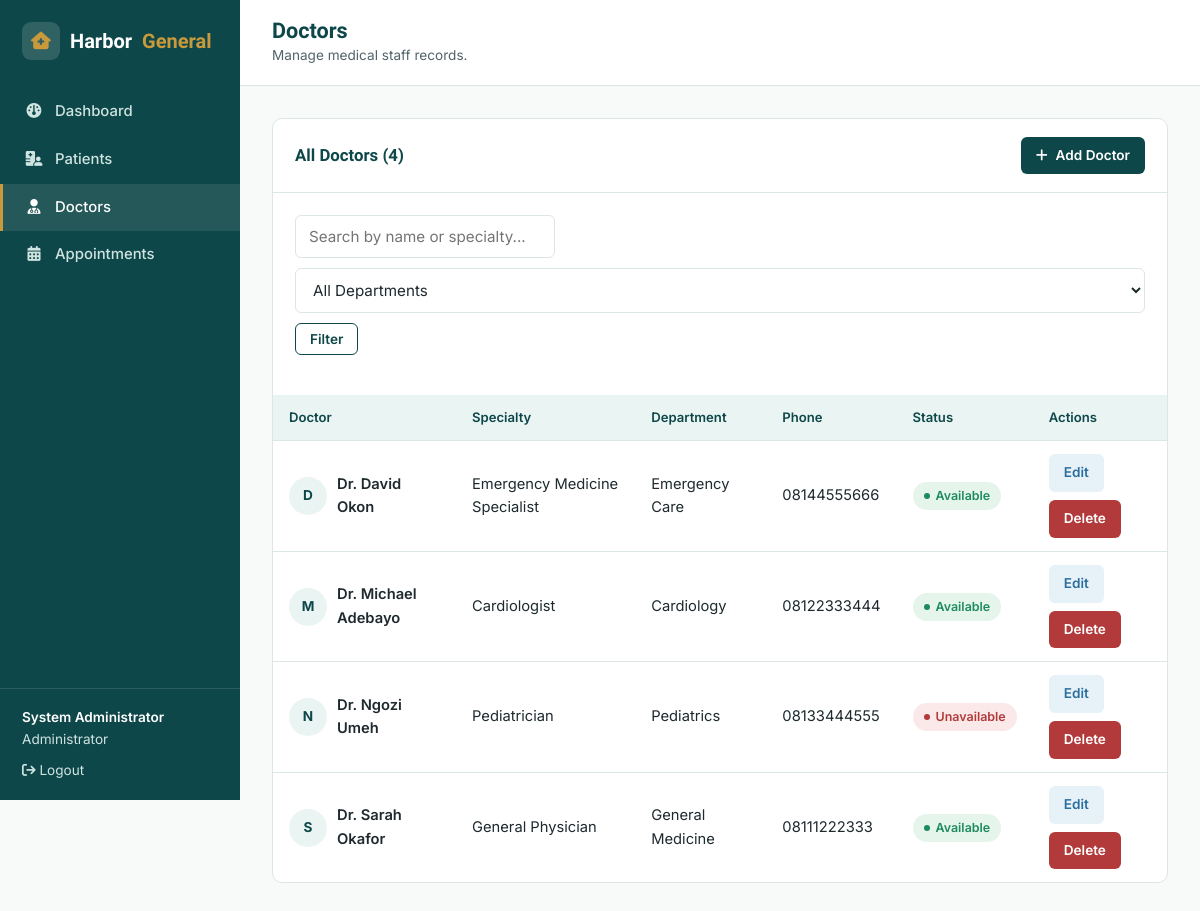
Screenshot of /doctors_manage.php (signed in) with the database file from the repository.
### tables this page shows
CREATE TABLE doctors (
    id INT AUTO_INCREMENT PRIMARY KEY,
    full_name VARCHAR(100) NOT NULL,
    specialty VARCHAR(100) NOT NULL,
    department VARCHAR(100) NOT NULL,
    phone VARCHAR(30) NOT NULL,
    email VARCHAR(100) NULL,
    status ENUM('Available','Unavailable') NOT NULL DEFAULT 'Available',
    created_at TIMESTAMP DEFAULT CURRENT_TIMESTAMP
);

### doctors_manage.php (the view, shortened to what this page needs)
<?php
require_once 'includes/db.php';
$search = trim($_GET['q'] ?? '');
$sql = "SELECT * FROM doctors WHERE 1=1";
$params = [];
$sql .= " ORDER BY full_name ASC";
$stmt = $pdo->prepare($sql);
$stmt->execute($params);
$doctors = $stmt->fetchAll();
require_once 'includes/app_header.php';
?>
<div class="panel">
  <div class="panel-head">
    <h2>All Doctors (<?= count($doctors) ?>)</h2>
    <a href="doctor_add.php" class="btn btn-primary btn-sm"><i class="fa-solid fa-plus"></i> Add Doctor</a>
  </div>
  <div class="panel-body">
    <form method="GET" action="doctors_manage.php" class="filters-bar">
      <input type="text" name="q" placeholder="Search by name or specialty..." value="<?= htmlspecialchars($search) ?>" style="max-width:260px;">
      <select name="department" onchange="this.form.submit()">
        <option value="">All Departments</option>
      </select>
      <button type="submit" class="btn btn-outline btn-sm">Filter</button>
    </form>
  </div>
  <?php if (count($doctors) === 0): ?>
    <div class="empty-state">
      <span class="icon-badge"><i class="fa-solid fa-user-doctor"></i></span>
      <h3>No doctors found</h3>
      <p>Add a doctor to the system to get started.</p>
      <a href="doctor_add.php" class="btn btn-accent btn-sm">Add Doctor</a>
    </div>
  <?php else: ?>
    <div class="table-wrap">
      <table class="data-table">
        <thead>
          <tr>
            <th>Doctor</th>
            <th>Specialty</th>
            <th>Department</th>
            <th>Phone</th>
            <th>Status</th>
            <th>Actions</th>
          </tr>
        </thead>
        <tbody>
          <?php foreach ($doctors as $d): ?>
            <tr>
              <td>
                <div class="name-cell">
                  <span class="avatar-circle"><?= htmlspecialchars(strtoupper(substr($d['full_name'], 0, 1))) ?></span>
                  <div style="font-weight:600;">Dr. <?= htmlspecialchars($d['full_name']) ?></div>
                </div>
              </td>
              <td><?= htmlspecialchars($d['specialty']) ?></td>
              <td><?= htmlspecialchars($d['department']) ?></td>
              <td><?= htmlspecialchars($d['phone']) ?></td>
              <td><span class="badge <?= $d['status'] === 'Available' ? 'badge-available' : 'badge-unavailable' ?>"><?= htmlspecialchars($d['status']) ?></span></td>
              <td>
                <div class="row-actions">
                  <a href="doctor_edit.php?id=<?= $d['id'] ?>" class="btn btn-sm" style="background:var(--hg-info-bg);color:var(--hg-info);">Edit</a>
                  <a href="doctors_manage.php?delete=<?= $d['id'] ?>" class="btn btn-danger btn-sm" data-confirm="Delete Dr. <?= htmlspecialchars(addslashes($d['full_name'])) ?>? This cannot be undone.">Delete</a>
                </div>
              </td>
            </tr>
          <?php endforeach; ?>
        </tbody>
      </table>
    </div>
  <?php endif; ?>
</div>
<?php require_once 'includes/app_footer.php'; ?>

### css/style.css (style rules this page uses)
:root { --hg-primary-dark: #0E4749; --hg-primary: #147D7D; --hg-primary-light: #EAF5F3; --hg-accent: #C99A3C; --hg-accent-dark: #A87D2A; --hg-ink: #1E2A2E; --hg-ink-soft: #52646A; --hg-border: #DCE6E5; --hg-white: #FFFFFF; --hg-bg: #F7FAF9; --hg-success: #1E8A5F; --hg-success-bg: #E5F5EC; --hg-warning: #B4791C; --hg-warning-bg: #FBF0DD; --hg-danger: #B23A3A; --hg-danger-bg: #FBE9E9; --hg-info: #2A6F9E; --hg-info-bg: #E7F1F8; --hg-radius-sm: 6px; --hg-radius-md: 10px; --hg-radius-lg: 16px; --hg-shadow: 0 2px 10px rgba(14, 71, 73, 0.08); --hg-shadow-md: 0 8px 24px rgba(14, 71, 73, 0.12); --hg-font-heading: 'Sora', sans-serif; --hg-font-body: 'Inter', sans-serif; }
* { box-sizing: border-box; }
html { scroll-behavior: smooth; }
body { margin: 0; font-family: var(--hg-font-body); color: var(--hg-ink); background: var(--hg-bg); line-height: 1.6; -webkit-font-smoothing: antialiased; }
h1, h2, h3, h4, h5 { font-family: var(--hg-font-heading); color: var(--hg-primary-dark); line-height: 1.25; margin: 0 0 0.5em; }
a { color: var(--hg-primary); text-decoration: none; }
.btn { display: inline-flex; align-items: center; gap: 8px; font-family: var(--hg-font-body); font-weight: 600; font-size: 0.95rem; padding: 12px 24px; border-radius: var(--hg-radius-sm); border: 1.5px solid transparent; cursor: pointer; transition: transform 0.15s ease, box-shadow 0.15s ease, background 0.15s ease; }
.btn-primary { background: var(--hg-primary-dark); color: var(--hg-white); }
.btn-outline { background: transparent; color: var(--hg-primary-dark); border-color: var(--hg-primary-dark); }
.btn-sm { padding: 7px 14px; font-size: 0.85rem; }
.btn-danger { background: var(--hg-danger); color: var(--hg-white); }
.badge { display: inline-flex; align-items: center; gap: 6px; font-size: 0.78rem; font-weight: 600; padding: 4px 11px; border-radius: 999px; white-space: nowrap; }
.badge::before { content: ''; width: 6px; height: 6px; border-radius: 50%; background: currentColor; }
.badge-available { background: var(--hg-success-bg); color: var(--hg-success); }
.badge-unavailable { background: var(--hg-danger-bg); color: var(--hg-danger); }
input[type="text"], input[type="email"], input[type="password"], input[type="date"], input[type="time"], input[type="tel"], input[type="number"], select, textarea { width: 100%; padding: 11px 13px; font-family: var(--hg-font-body); font-size: 0.95rem; color: var(--hg-ink); border: 1.5px solid var(--hg-border); border-radius: var(--hg-radius-sm); background: var(--hg-white); transition: border-color 0.15s ease; }
.panel { background: var(--hg-white); border: 1px solid var(--hg-border); border-radius: var(--hg-radius-md); margin-bottom: 24px; }
.panel-head { display: flex; align-items: center; justify-content: space-between; padding: 18px 22px; border-bottom: 1px solid var(--hg-border); gap: 12px; flex-wrap: wrap; }
.panel-head h2 { font-size: 1.05rem; margin: 0; }
.panel-body { padding: 22px; }
.table-wrap { overflow-x: auto; }
table.data-table { width: 100%; border-collapse: collapse; font-size: 0.92rem; }
.data-table th { text-align: left; padding: 12px 16px; background: var(--hg-primary-light); color: var(--hg-primary-dark); font-weight: 600; font-size: 0.82rem; white-space: nowrap; border-bottom: 1px solid var(--hg-border); }
.data-table td { padding: 13px 16px; border-bottom: 1px solid var(--hg-border); vertical-align: middle; color: var(--hg-ink); }
.data-table tr:last-child td { border-bottom: none; }
.row-actions { display: flex; gap: 8px; flex-wrap: wrap; }
.filters-bar { display: flex; gap: 10px; flex-wrap: wrap; margin-bottom: 18px; }
.avatar-circle { width: 38px; height: 38px; border-radius: 50%; background: var(--hg-primary-light); color: var(--hg-primary-dark); display: flex; align-items: center; justify-content: center; font-weight: 700; font-size: 0.85rem; flex-shrink: 0; }
.name-cell { display: flex; align-items: center; gap: 10px; }

### rows the page displays
doctors: full_name "D", full_name "David Okon", specialty "Emergency Medicine Specialist", department "Emergency Care", phone "08144555666", status "Available"
doctors: full_name "M", full_name "Michael Adebayo", specialty "Cardiologist", department "Cardiology", phone "08122333444", status "Available"
doctors: full_name "N", full_name "Ngozi Umeh", specialty "Pediatrician", department "Pediatrics", phone "08133444555", status "Unavailable"
doctors: full_name "S", full_name "Sarah Okafor", specialty "General Physician", department "General Medicine", phone "08111222333", status "Available"

### other values shown
currentStaffName() "System Administrator"
currentStaffRole() "Administrator"
$pageTitle "Doctors"
$pageSubtitle "Manage medical staff records."
count($doctors) "4"
